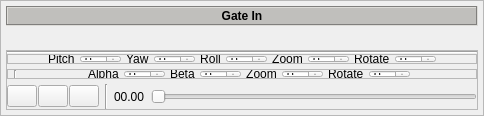
                <widget class="QFrame" name="frame_29">
                 <property name="frameShape">
                  <enum>QFrame::StyledPanel</enum>
                 </property>
                 <property name="frameShadow">
                  <enum>QFrame::Raised</enum>
                 </property>
                 <layout class="QVBoxLayout" name="verticalLayout_17">
                  <property name="spacing">
                   <number>5</number>
                  </property>
                  <property name="leftMargin">
                   <number>5</number>
                  </property>
                  <property name="topMargin">
                   <number>5</number>
                  </property>
                  <property name="rightMargin">
                   <number>5</number>
                  </property>
                  <property name="bottomMargin">
                   <number>5</number>
                  </property>
                  <item>
                   <widget class="QLabel" name="label_8">
                    <property name="minimumSize">
                     <size>
                      <width>0</width>
                      <height>20</height>
                     </size>
                    </property>
                    <property name="maximumSize">
                     <size>
                      <width>16777215</width>
                      <height>20</height>
                     </size>
                    </property>
                    <property name="font">
                     <font>
                      <weight>75</weight>
                      <bold>true</bold>
                     </font>
                    </property>
                    <property name="styleSheet">
                     <string notr="true">background-color: rgb(192, 191, 188);</string>
                    </property>
                    <property name="frameShape">
                     <enum>QFrame::Box</enum>
                    </property>
                    <property name="frameShadow">
                     <enum>QFrame::Sunken</enum>
                    </property>
                    <property name="text">
                     <string>Gate In</string>
                    </property>
                    <property name="alignment">
                     <set>Qt::AlignCenter</set>
                    </property>
                   </widget>
                  </item>
                  <item>
                   <widget class="QLabel" name="vidio_gate_in">
                    <property name="text">
                     <string/>
                    </property>
                   </widget>
                  </item>
                  <item>
                   <widget class="QFrame" name="frame_34">
                    <property name="maximumSize">
                     <size>
                      <width>16777215</width>
                      <height>60</height>
                     </size>
                    </property>
                    <property name="frameShape">
                     <enum>QFrame::StyledPanel</enum>
                    </property>
                    <property name="frameShadow">
                     <enum>QFrame::Raised</enum>
                    </property>
                    <layout class="QVBoxLayout" name="verticalLayout_7">
                     <property name="spacing">
                      <number>0</number>
                     </property>
                     <property name="leftMargin">
                      <number>0</number>
                     </property>
                     <property name="topMargin">
                      <number>0</number>
                     </property>
                     <property name="rightMargin">
                      <number>0</number>
                     </property>
                     <property name="bottomMargin">
                      <number>0</number>
                     </property>
                     <item>
                      <widget class="Line" name="line_2">
                       <property name="orientation">
                        <enum>Qt::Horizontal</enum>
                       </property>
                      </widget>
                     </item>
                     <item>
                      <widget class="QFrame" name="frame_25">
                       <property name="maximumSize">
                        <size>
                         <width>16777215</width>
                         <height>38</height>
                        </size>
                       </property>
                       <property name="frameShape">
                        <enum>QFrame::NoFrame</enum>
                       </property>
                       <property name="frameShadow">
                        <enum>QFrame::Raised</enum>
                       </property>
                       <layout class="QVBoxLayout" name="verticalLayout_13">
                        <property name="spacing">
                         <number>5</number>
                        </property>
                        <property name="leftMargin">
                         <number>0</number>
                        </property>
                        <property name="topMargin">
                         <number>0</number>
                        </property>
                        <property name="rightMargin">
                         <number>0</number>
                        </property>
                        <property name="bottomMargin">
                         <number>5</number>
                        </property>
                        <item>
                         <widget class="QFrame" name="frame_mode2">
                          <property name="maximumSize">
                           <size>
                            <width>16777215</width>
                            <height>25</height>
                           </size>
                          </property>
                          <property name="frameShape">
                           <enum>QFrame::StyledPanel</enum>
                          </property>
                          <property name="frameShadow">
                           <enum>QFrame::Raised</enum>
                          </property>
                          <layout class="QHBoxLayout" name="horizontalLayout_5">
                           <property name="spacing">
                            <number>5</number>
                           </property>
                           <property name="leftMargin">
                            <number>0</number>
                           </property>
                           <property name="topMargin">
                            <number>0</number>
                           </property>
                           <property name="rightMargin">
                            <number>0</number>
                           </property>
                           <property name="bottomMargin">
                            <number>0</number>
                           </property>
                           <item>
                            <spacer name="horizontalSpacer">
                             <property name="orientation">
                              <enum>Qt::Horizontal</enum>
                             </property>
                             <property name="sizeHint" stdset="0">
                              <size>
                               <width>40</width>
                               <height>20</height>
                              </size>
                             </property>
                            </spacer>
                           </item>
                           <item>
                            <widget class="QLabel" name="alpha_5">
                             <property name="frameShape">
                              <enum>QFrame::NoFrame</enum>
                             </property>
                             <property name="text">
                              <string>Pitch</string>
                             </property>
                            </widget>
                           </item>
                           <item>
                            <widget class="QSpinBox" name="spinBox_alpha_5"/>
                           </item>
                           <item>
                            <widget class="QLabel" name="beta_4">
                             <property name="text">
                              <string>Yaw</string>
                             </property>
                            </widget>
                           </item>
                           <item>
                            <widget class="QSpinBox" name="spinBox_beta_4"/>
                           </item>
                           <item>
                            <widget class="QLabel" name="x_5">
                             <property name="frameShadow">
                              <enum>QFrame::Raised</enum>
                             </property>
                             <property name="text">
                              <string>Roll</string>
                             </property>
                             <property name="alignment">
                              <set>Qt::AlignCenter</set>
                             </property>
                            </widget>
                           </item>
                           <item>
                            <widget class="QSpinBox" name="spinBox_x_5"/>
                           </item>
                           <item>
                            <widget class="QLabel" name="x_6">
                             <property name="frameShadow">
                              <enum>QFrame::Raised</enum>
                             </property>
                             <property name="text">
                              <string>Zoom</string>
                             </property>
                             <property name="alignment">
                              <set>Qt::AlignCenter</set>
                             </property>
                            </widget>
                           </item>
                           <item>
                            <widget class="QSpinBox" name="spinBox_x_6"/>
                           </item>
                           <item>
                            <widget class="QLabel" name="label_2">
                             <property name="text">
                              <string>Rotate</string>
                             </property>
                            </widget>
                           </item>
                           <item>
                            <widget class="QSpinBox" name="spinBox_2"/>
                           </item>
                           <item>
                            <spacer name="horizontalSpacer_2">
                             <property name="orientation">
                              <enum>Qt::Horizontal</enum>
                             </property>
                             <property name="sizeHint" stdset="0">
                              <size>
                               <width>40</width>
                               <height>20</height>
                              </size>
                             </property>
                            </spacer>
                           </item>
                          </layout>
                         </widget>
                        </item>
                        <item>
                         <widget class="QFrame" name="frame_mode1">
                          <property name="maximumSize">
                           <size>
                            <width>16777215</width>
                            <height>25</height>
                           </size>
                          </property>
                          <property name="frameShape">
                           <enum>QFrame::StyledPanel</enum>
                          </property>
                          <property name="frameShadow">
                           <enum>QFrame::Raised</enum>
                          </property>
                          <layout class="QHBoxLayout" name="horizontalLayout_7">
                           <property name="spacing">
                            <number>5</number>
                           </property>
                           <property name="leftMargin">
                            <number>0</number>
                           </property>
                           <property name="topMargin">
                            <number>0</number>
                           </property>
                           <property name="rightMargin">
                            <number>0</number>
                           </property>
                           <property name="bottomMargin">
                            <number>0</number>
                           </property>
                           <item>
                            <widget class="QFrame" name="frame_12">
                             <property name="maximumSize">
                              <size>
                               <width>16777215</width>
                               <height>25</height>
                              </size>
                             </property>
                             <property name="frameShape">
                              <enum>QFrame::NoFrame</enum>
                             </property>
                             <property name="frameShadow">
                              <enum>QFrame::Raised</enum>
                             </property>
                             <layout class="QHBoxLayout" name="horizontalLayout_20">
                              <property name="spacing">
                               <number>6</number>
                              </property>
                              <property name="leftMargin">
                               <number>0</number>
                              </property>
                              <property name="topMargin">
                               <number>0</number>
                              </property>
                              <property name="rightMargin">
                               <number>0</number>
                              </property>
                              <property name="bottomMargin">
                               <number>0</number>
                              </property>
                              <item>
                               <widget class="QFrame" name="frame_14">
                                <property name="frameShape">
                                 <enum>QFrame::NoFrame</enum>
                                </property>
                                <property name="frameShadow">
                                 <enum>QFrame::Raised</enum>
                                </property>
                                <layout class="QHBoxLayout" name="horizontalLayout_21">
                                 <property name="spacing">
                                  <number>1</number>
                                 </property>
                                 <property name="leftMargin">
                                  <number>0</number>
                                 </property>
                                 <property name="topMargin">
                                  <number>0</number>
                                 </property>
                                 <property name="rightMargin">
                                  <number>0</number>
                                 </property>
                                 <property name="bottomMargin">
                                  <number>0</number>
                                 </property>
                                </layout>
                               </widget>
                              </item>
                              <item>
                               <widget class="Line" name="line_7">
                                <property name="minimumSize">
                                 <size>
                                  <width>0</width>
                                  <height>25</height>
                                 </size>
                                </property>
                                <property name="orientation">
                                 <enum>Qt::Vertical</enum>
                                </property>
                               </widget>
                              </item>
                             </layout>
                            </widget>
                           </item>
                           <item>
                            <spacer name="horizontalSpacer_3">
                             <property name="orientation">
                              <enum>Qt::Horizontal</enum>
                             </property>
                             <property name="sizeHint" stdset="0">
                              <size>
                               <width>40</width>
                               <height>20</height>
                              </size>
                             </property>
                            </spacer>
                           </item>
                           <item>
                            <widget class="QLabel" name="alpha_2">
                             <property name="frameShape">
                              <enum>QFrame::NoFrame</enum>
                             </property>
                             <property name="text">
                              <string>Alpha</string>
                             </property>
                            </widget>
                           </item>
                           <item>
                            <widget class="QSpinBox" name="spinBox_alpha_2"/>
                           </item>
                           <item>
                            <widget class="QLabel" name="beta_2">
                             <property name="text">
                              <string>Beta</string>
                             </property>
                            </widget>
                           </item>
                           <item>
                            <widget class="QSpinBox" name="spinBox_beta_2_2"/>
                           </item>
                           <item>
                            <widget class="QLabel" name="x_2">
                             <property name="frameShadow">
                              <enum>QFrame::Raised</enum>
                             </property>
                             <property name="text">
                              <string>Zoom</string>
                             </property>
                             <property name="alignment">
                              <set>Qt::AlignCenter</set>
                             </property>
                            </widget>
                           </item>
                           <item>
                            <widget class="QSpinBox" name="spinBox_zoom_2"/>
                           </item>
                           <item>
                            <widget class="QLabel" name="label_3">
                             <property name="text">
                              <string>Rotate</string>
                             </property>
                            </widget>
                           </item>
                           <item>
                            <widget class="QSpinBox" name="spinBox_rotate_2"/>
                           </item>
                           <item>
                            <spacer name="horizontalSpacer_4">
                             <property name="orientation">
                              <enum>Qt::Horizontal</enum>
                             </property>
                             <property name="sizeHint" stdset="0">
                              <size>
                               <width>40</width>
                               <height>20</height>
                              </size>
                             </property>
                            </spacer>
                           </item>
                          </layout>
                         </widget>
                        </item>
                       </layout>
                      </widget>
                     </item>
                     <item>
                      <widget class="QFrame" name="frame_23">
                       <property name="maximumSize">
                        <size>
                         <width>16777215</width>
                         <height>25</height>
                        </size>
                       </property>
                       <property name="frameShape">
                        <enum>QFrame::NoFrame</enum>
                       </property>
                       <property name="frameShadow">
                        <enum>QFrame::Raised</enum>
                       </property>
                       <layout class="QHBoxLayout" name="horizontalLayout_24">
                        <property name="spacing">
                         <number>6</number>
                        </property>
                        <property name="leftMargin">
                         <number>0</number>
                        </property>
                        <property name="topMargin">
                         <number>0</number>
                        </property>
                        <property name="rightMargin">
                         <number>0</number>
                        </property>
                        <property name="bottomMargin">
                         <number>0</number>
                        </property>
                        <item>
                         <widget class="QFrame" name="frame_30">
                          <property name="frameShape">
                           <enum>QFrame::NoFrame</enum>
                          </property>
                          <property name="frameShadow">
                           <enum>QFrame::Raised</enum>
                          </property>
                          <layout class="QHBoxLayout" name="horizontalLayout_25">
                           <property name="spacing">
                            <number>1</number>
                           </property>
                           <property name="leftMargin">
                            <number>0</number>
                           </property>
                           <property name="topMargin">
                            <number>0</number>
                           </property>
                           <property name="rightMargin">
                            <number>0</number>
                           </property>
                           <property name="bottomMargin">
                            <number>0</number>
                           </property>
                           <item>
                            <widget class="QPushButton" name="pushButton_12">
                             <property name="minimumSize">
                              <size>
                               <width>0</width>
                               <height>0</height>
                              </size>
                             </property>
                             <property name="maximumSize">
                              <size>
                               <width>30</width>
                               <height>16777215</height>
                              </size>
                             </property>
                             <property name="styleSheet">
                              <string notr="true">image: url(:/icon_/icon/icons8-backward-32.png);</string>
                             </property>
                             <property name="text">
                              <string/>
                             </property>
                             <property name="icon">
                              <iconset>
                               <normalon>../../../../../.designer/backup/icon/backward.png</normalon>
                              </iconset>
                             </property>
                            </widget>
                           </item>
                           <item>
                            <widget class="QPushButton" name="pushButton_13">
                             <property name="minimumSize">
                              <size>
                               <width>0</width>
                               <height>0</height>
                              </size>
                             </property>
                             <property name="maximumSize">
                              <size>
                               <width>30</width>
                               <height>16777215</height>
                              </size>
                             </property>
                             <property name="styleSheet">
                              <string notr="true">image: url(:/icon_/icon/icons8-pause-50 (1).png);</string>
                             </property>
                             <property name="text">
                              <string/>
                             </property>
                             <property name="icon">
                              <iconset>
                               <normalon>../../../../../.designer/backup/icon/fast-forward-circle-fill.svg</normalon>
                              </iconset>
                             </property>
                            </widget>
                           </item>
                           <item>
                            <widget class="QPushButton" name="pushButton_14">
                             <property name="minimumSize">
                              <size>
                               <width>0</width>
                               <height>0</height>
                              </size>
                             </property>
                             <property name="maximumSize">
                              <size>
                               <width>30</width>
                               <height>16777215</height>
                              </size>
                             </property>
                             <property name="styleSheet">
                              <string notr="true">image: url(:/icon_/icon/icons8-forward-64.png);</string>
                             </property>
                             <property name="text">
                              <string/>
                             </property>
                            </widget>
                           </item>
                          </layout>
                         </widget>
                        </item>
                        <item>
                         <widget class="Line" name="line_9">
                          <property name="minimumSize">
                           <size>
                            <width>0</width>
                            <height>25</height>
                           </size>
                          </property>
                          <property name="orientation">
                           <enum>Qt::Vertical</enum>
                          </property>
                         </widget>
                        </item>
                        <item>
                         <widget class="QLabel" name="label_12">
                          <property name="text">
                           <string>00.00</string>
                          </property>
                         </widget>
                        </item>
                        <item>
                         <widget class="QSlider" name="horizontalSlider_5">
                          <property name="orientation">
                           <enum>Qt::Horizontal</enum>
                          </property>
                         </widget>
                        </item>
                       </layout>
                      </widget>
                     </item>
                    </layout>
                   </widget>
                  </item>
                 </layout>
                </widget>
